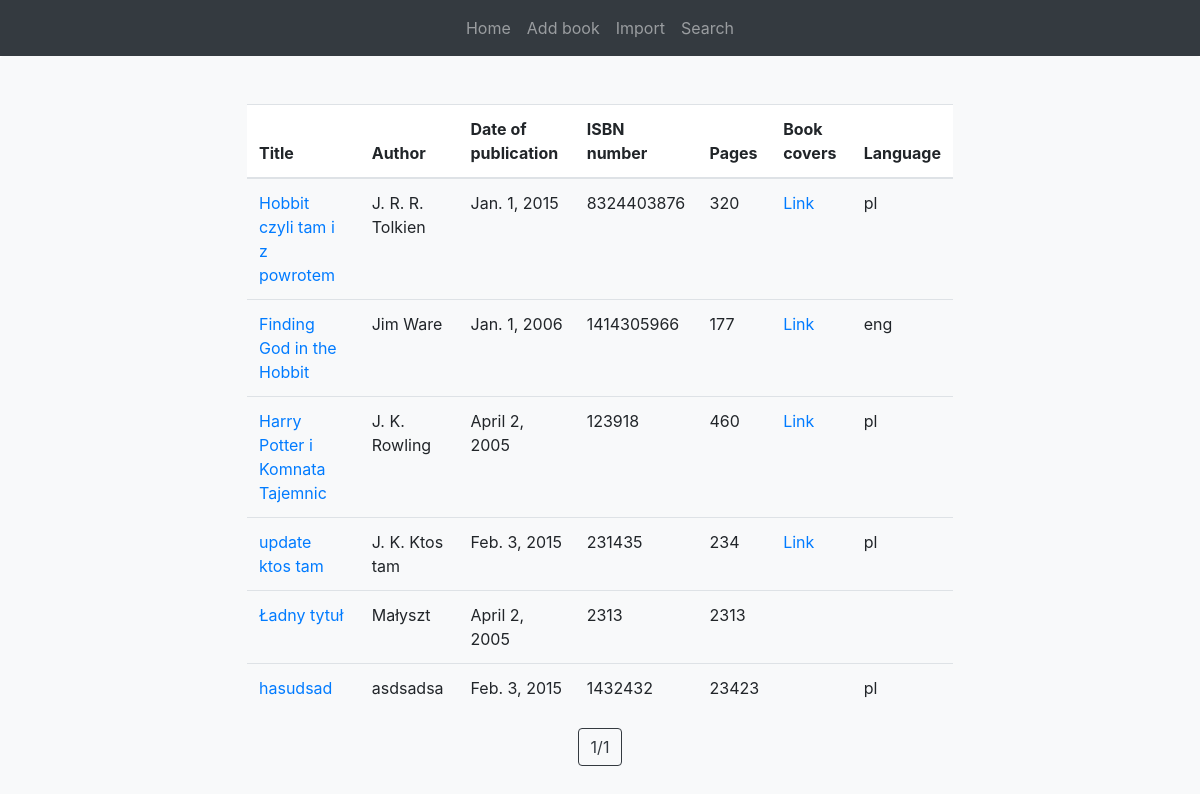
Before: / with the older database file.
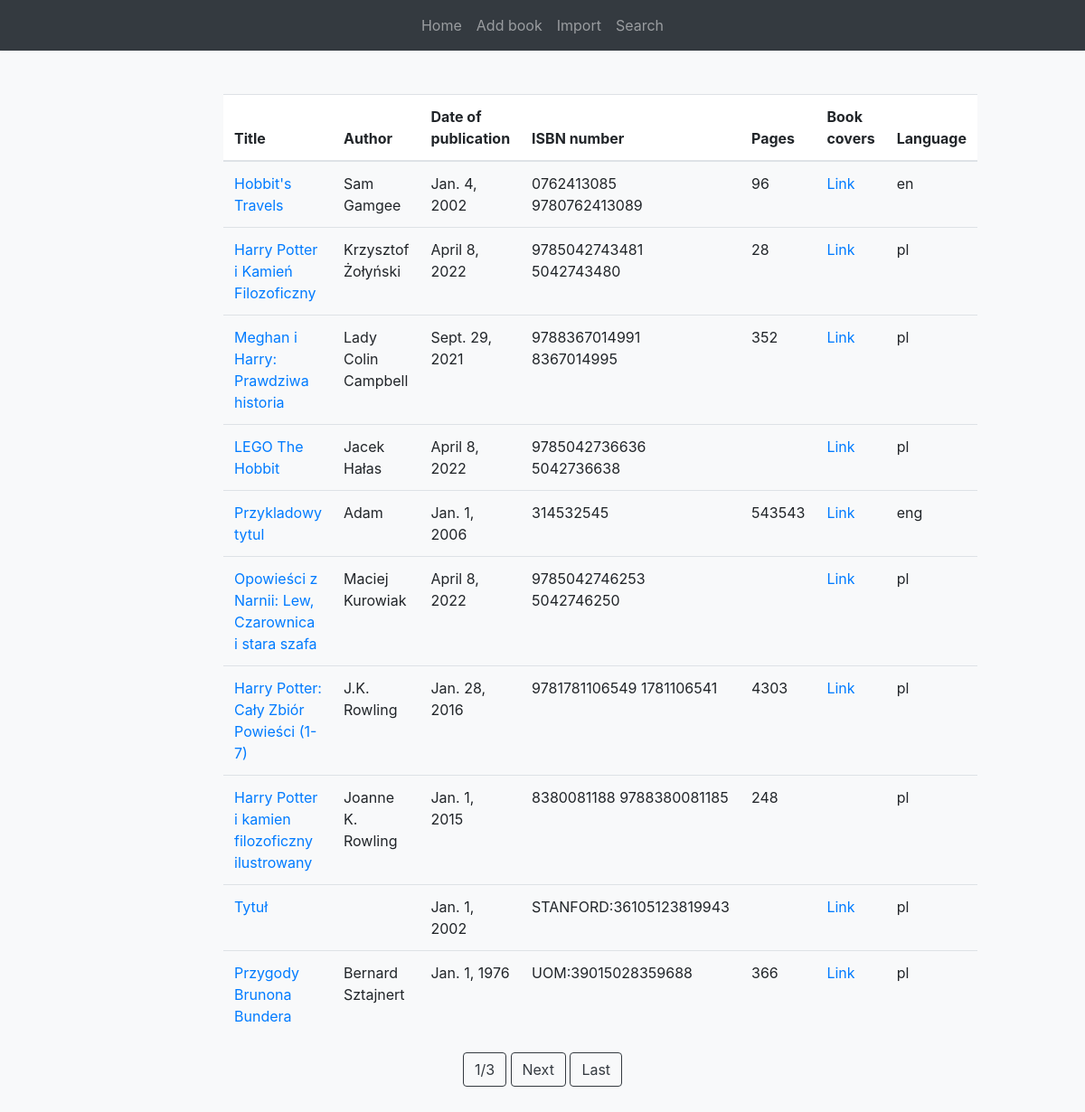
After: the same page with the newer database file.
### book/models.py (models this page shows, shortened)
class Book(models.Model):
    title = models.CharField(max_length=100)
    author = models.CharField(max_length=100) #moze zmienie typ na ForeignKey
    date_pub = models.DateField()
    number_ISBN = models.CharField(max_length=100)
    pages = models.IntegerField(blank = True, default=0)
    book_covers = models.URLField(blank = True)
    language = models.CharField(max_length=100, blank = True)

### book/views.py (the view)
# urls.py: path('', BookListView.as_view(), name = 'book-home'),
class BookListView(ListView):
    model = Book
    template_name = 'book/home.html'
    context_object_name = 'books'
    paginate_by = 10

### book/templates/book/home.html (shortened to what this page needs)
{% extends "book/base.html" %}
{% block content %}
<body>
    <table class="table">
        <thead>
            <tr class="table">
                <th scope="col">Title</th>
                <th scope="col">Author</th>
                <th scope="col">Date of publication</th>
                <th scope="col">ISBN number</th>
                <th scope="col">Pages</th>
                <th scope="col">Book covers</th>
                <th scope="col">Language</th>
            </tr>
        </thead>
        <tbody>
            {% for book in page_obj %}
            <tr>
                <a class="tableRow" href="#">
                    <td> <a href="{% url 'book-detail' book.id %}">{{ book.title }}</a></td>
                    <td> {{ book.author }} </td>
                    <td>{{ book.date_pub }} </td>
                    <td>{{ book.number_ISBN }} </td>
                    {% if book.pages == 0 %}
                    <td> </td>
                    {% else %}
                    <td>{{ book.pages }}</td>
                    {% endif %}
                    <td>
                        {% if book.book_covers %}
                        <a href="{{ book.book_covers }}" target=blank> Link </a>
                        {% endif %}
                    </td>
                    <td>{{ book.language }} </td>
                </a>
            </tr>
            {% endfor %}
        </tbody>
    </table>
</body>
<center>
    <span class="current">
        <a class="btn btn-outline-info mb-4 text-dark border-dark">{{ page_obj.number }}/{{ page_obj.paginator.num_pages }}</a>
    </span>
    {% if page_obj.has_next %}
    <a class="btn btn-outline-info mb-4 text-dark border-dark" href="?page={{ page_obj.next_page_number }}">Next</a>
    <a class="btn btn-outline-info mb-4 text-dark border-dark" href="?page={{ page_obj.paginator.num_pages }}">Last</a>
    {% endif %}
</center>
{% endblock content %}

### book/templates/book/base.html (shortened to what this page needs)
<!doctype html>
<html lang="en">
  <head>
    <link
      rel="stylesheet"
      href="https://maxcdn.bootstrapcdn.com/bootstrap/4.0.0/css/bootstrap.min.css"
    />
  <body>
<main>
  <nav class="navbar navbar-expand-lg navbar-dark bg-dark" aria-label="Tenth navbar example">
    <div class="container-fluid">
      <div class="collapse navbar-collapse justify-content-md-center" id="navbarsExample08">
        <ul class="navbar-nav">
            <li class="nav-item"><a href="{% url 'book-home' %}" class="nav-link" aria-current="page">Home</a></li>
            <li class="nav-item"><a href="{% url 'book-add' %}" class="nav-link">Add book</a></li>
            <li class="nav-item"><a href="{% url 'search-api' %}" class="nav-link">Import</a></li>
            <li class="nav-item"><a href="{% url 'book-search' %}"  class="nav-link">Search</a></li>
        </ul>
      </div>
    </div>
  </nav>
  <div>
    <div class="bg-light p-5 rounded">
      <div class="col-sm-8 mx-auto">
        {% block content %}
        {% endblock %}
      </div>
    </div>
  </div>
</main>
</body>
</html>

Changed rows visible on the page:
removed Book: title "Hobbit czyli tam i z powrotem", author "J. R. R. Tolkien", date_pub "Jan. 1, 2015", number_ISBN "8324403876", pages "320", language "pl"
removed Book: title "Finding God in the Hobbit", author "Jim Ware", date_pub "Jan. 1, 2006", number_ISBN "1414305966", pages "177", language "eng"
removed Book: title "Harry Potter i Komnata Tajemnic", author "J. K. Rowling", date_pub "April 2, 2005", number_ISBN "123918", pages "460", language "pl"
removed Book: title "update ktos tam", author "J. K. Ktos tam", date_pub "Feb. 3, 2015", number_ISBN "231435", pages "234", language "pl"
removed Book: title "Ładny tytuł", author "Małyszt", date_pub "April 2, 2005", number_ISBN "2313", pages "2313"
removed Book: title "hasudsad", author "asdsadsa", date_pub "Feb. 3, 2015", number_ISBN "1432432", pages "23423", language "pl"
added Book: title "Hobbit's Travels", author "Sam Gamgee", date_pub "Jan. 4, 2002", number_ISBN "0762413085 9780762413089", pages "96", language "en"
added Book: title "Harry Potter i Kamień Filozoficzny", author "Krzysztof Żołyński", date_pub "April 8, 2022", number_ISBN "9785042743481 5042743480", pages "28", language "pl"
added Book: title "Meghan i Harry: Prawdziwa historia", author "Lady Colin Campbell", date_pub "Sept. 29, 2021", number_ISBN "9788367014991 8367014995", pages "352", language "pl"
added Book: title "LEGO The Hobbit", author "Jacek Hałas", date_pub "April 8, 2022", number_ISBN "9785042736636 5042736638", pages 0 (drawn), language "pl"
added Book: title "Przykladowy tytul", author "Adam", date_pub "Jan. 1, 2006", number_ISBN "314532545", pages "543543", language "eng"
added Book: title "Opowieści z Narnii: Lew, Czarownica i stara szafa", author "Maciej Kurowiak", date_pub "April 8, 2022", number_ISBN "9785042746253 5042746250", pages 0 (drawn), language "pl"
added Book: title "Harry Potter: Cały Zbiór Powieści (1-7)", author "J.K. Rowling", date_pub "Jan. 28, 2016", number_ISBN "9781781106549 1781106541", pages "4303", language "pl"
added Book: title "Harry Potter i kamien filozoficzny ilustrowany", author "Joanne K. Rowling", date_pub "Jan. 1, 2015", number_ISBN "8380081188 9788380081185", pages "248", language "pl"
added Book: title "Tytuł", date_pub "Jan. 1, 2002", number_ISBN "STANFORD:36105123819943", pages 0 (drawn), language "pl"
added Book: title "Przygody Brunona Bundera", author "Bernard Sztajnert", date_pub "Jan. 1, 1976", number_ISBN "UOM:39015028359688", pages "366", language "pl"
Other visible differences:
{{ page_obj.paginator.num_pages }}: "1" → "3"
text now shown: "Next Last"
